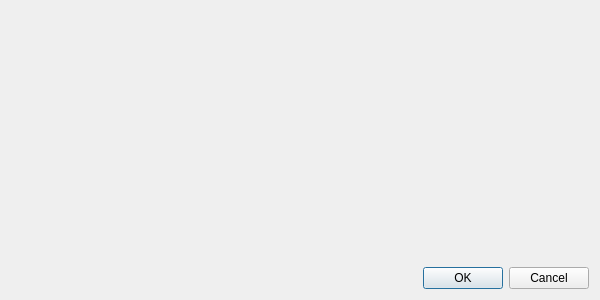
<?xml version="1.0" encoding="UTF-8"?>
<ui version="4.0">
 <class>HeadersFootersViewerPrivate</class>
 <widget class="QDialog" name="HeadersFootersViewerPrivate">
  <property name="geometry">
   <rect>
    <x>0</x>
    <y>0</y>
    <width>600</width>
    <height>300</height>
   </rect>
  </property>
  <property name="windowTitle">
   <string>Headers and Footers Editor</string>
  </property>
  <layout class="QGridLayout" name="gridLayout">
   <item row="0" column="0">
    <widget class="tkRichTextEditor" name="headerWidget" native="true"/>
   </item>
   <item row="1" column="0">
    <widget class="tkRichTextEditor" name="footerWidget" native="true"/>
   </item>
   <item row="2" column="0">
    <widget class="QDialogButtonBox" name="buttonBox">
     <property name="orientation">
      <enum>Qt::Horizontal</enum>
     </property>
     <property name="standardButtons">
      <set>QDialogButtonBox::Cancel|QDialogButtonBox::Ok</set>
     </property>
    </widget>
   </item>
  </layout>
 </widget>
 <customwidgets>
  <customwidget>
   <class>tkRichTextEditor</class>
   <extends>QWidget</extends>
   <header location="global">tkRichTextEditor.h</header>
   <container>1</container>
  </customwidget>
 </customwidgets>
 <resources/>
 <connections>
  <connection>
   <sender>buttonBox</sender>
   <signal>accepted()</signal>
   <receiver>HeadersFootersViewerPrivate</receiver>
   <slot>accept()</slot>
   <hints>
    <hint type="sourcelabel">
     <x>248</x>
     <y>254</y>
    </hint>
    <hint type="destinationlabel">
     <x>157</x>
     <y>274</y>
    </hint>
   </hints>
  </connection>
  <connection>
   <sender>buttonBox</sender>
   <signal>rejected()</signal>
   <receiver>HeadersFootersViewerPrivate</receiver>
   <slot>reject()</slot>
   <hints>
    <hint type="sourcelabel">
     <x>316</x>
     <y>260</y>
    </hint>
    <hint type="destinationlabel">
     <x>286</x>
     <y>274</y>
    </hint>
   </hints>
  </connection>
 </connections>
</ui>
